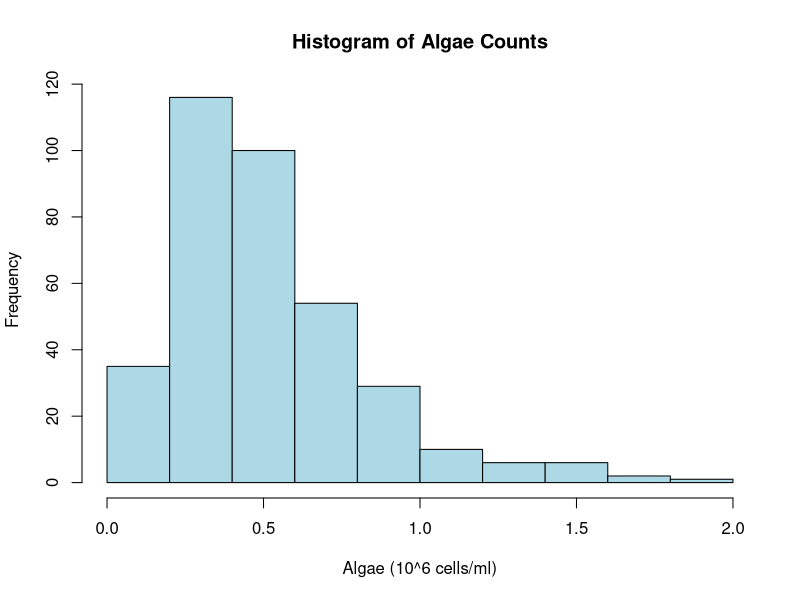
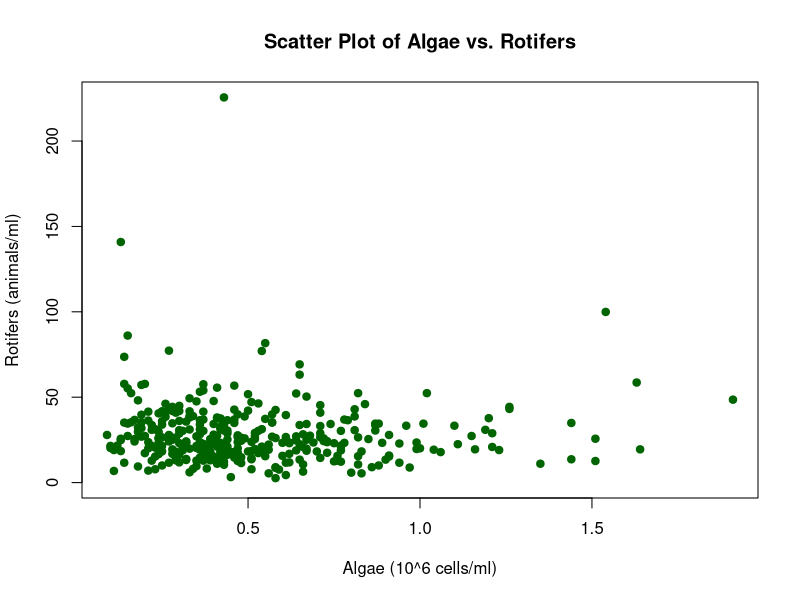
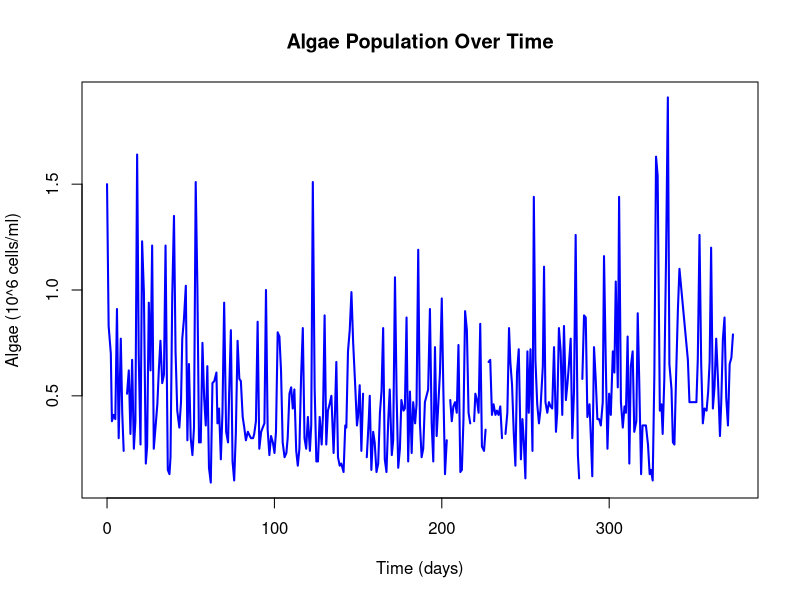
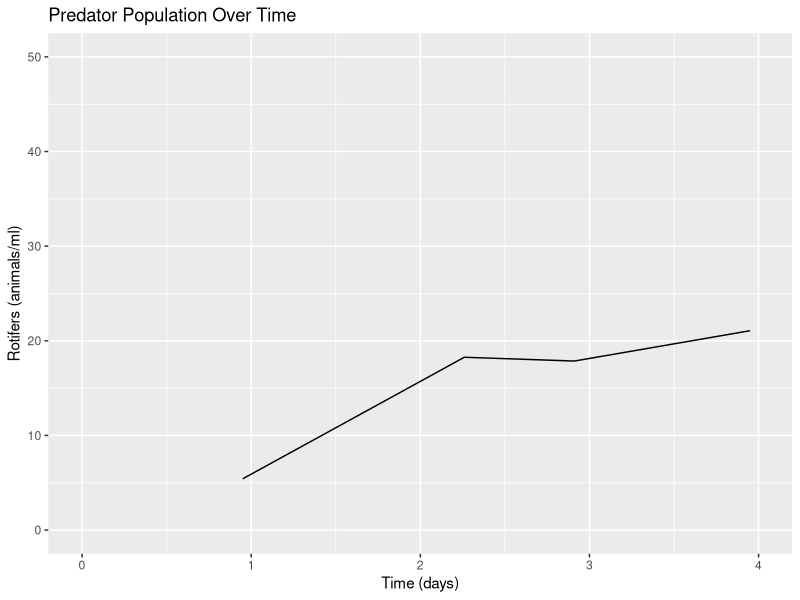
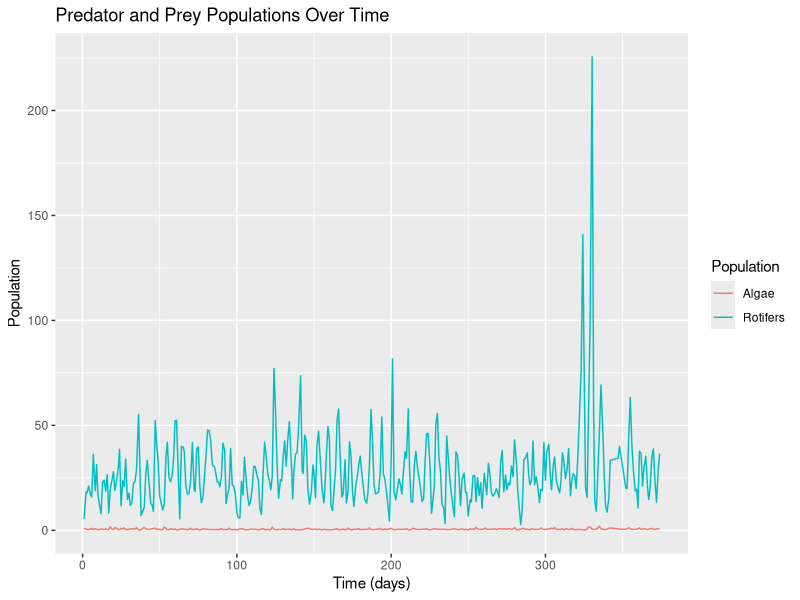
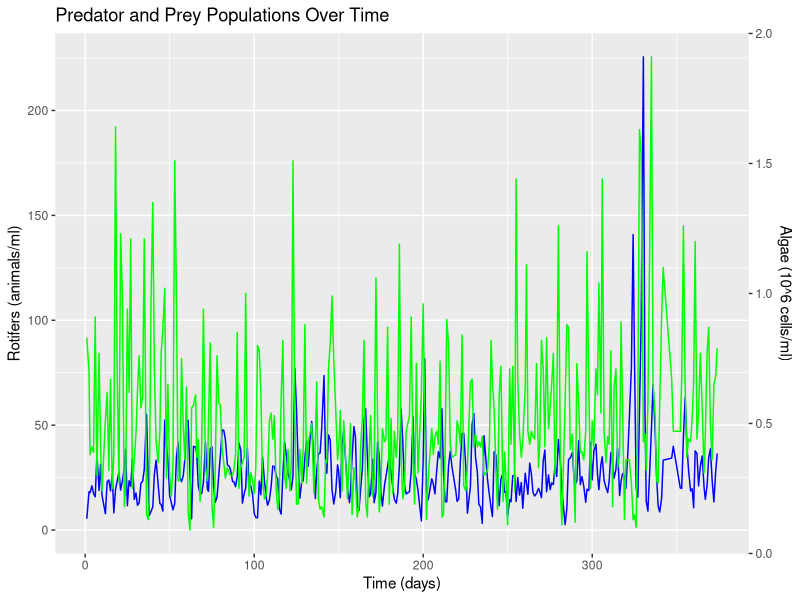
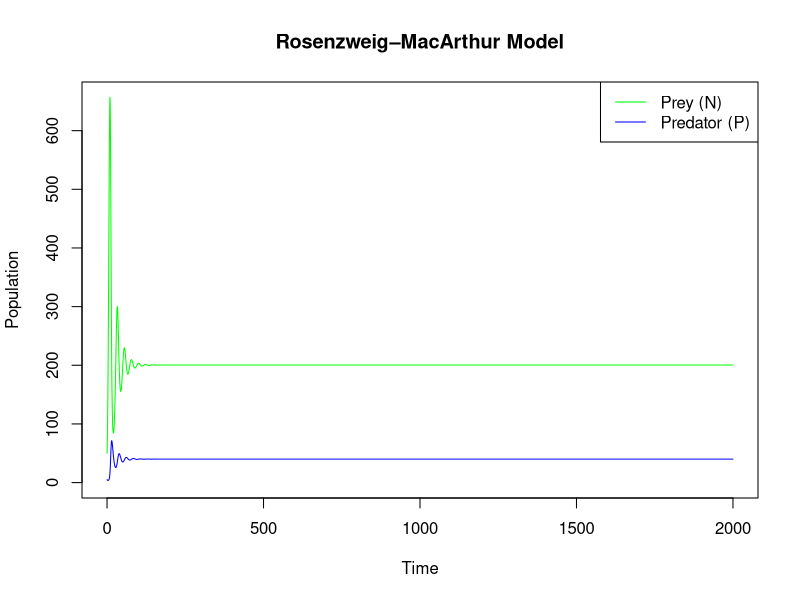
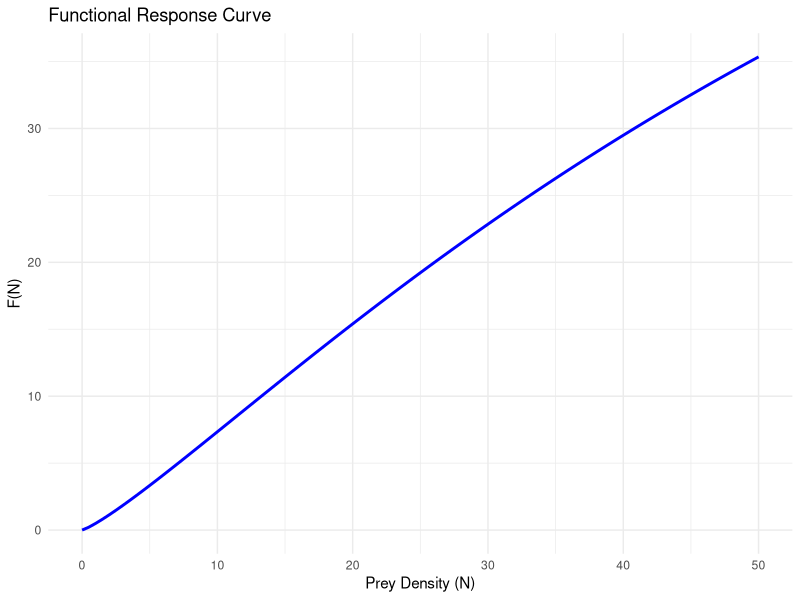

The R source for these figures, in order:
## ---- chunk 1
library(readr)
blasius_data <- read_csv("Blasius_et_al_2019.csv")
## ---- chunk 2
head(blasius_data)
## ---- chunk 3
summary(blasius_data)
## ---- chunk 4
dim(blasius_data)
## ---- chunk 5
names(blasius_data)
## ---- chunk 6
str(blasius_data)
## ---- chunk 7
names(blasius_data)
blasius_data$`algae (10^6 cells/ml)`
str(blasius_data)
## ---- chunk 8
hist(blasius_data$`algae (10^6 cells/ml)`,
     main = "Histogram of Algae Counts",
     xlab = "Algae (10^6 cells/ml)",
     col = "lightblue",
     border = "black")

plot(blasius_data$`algae (10^6 cells/ml)`, blasius_data$`rotifers (animals/ml)`,
     main = "Scatter Plot of Algae vs. Rotifers",
     xlab = "Algae (10^6 cells/ml)",
     ylab = "Rotifers (animals/ml)",
     pch = 19,
     col = "darkgreen")

plot(blasius_data$`time (days)`, blasius_data$`algae (10^6 cells/ml)`,
     type = "l",
     main = "Algae Population Over Time",
     xlab = "Time (days)",
     ylab = "Algae (10^6 cells/ml)",
     col = "blue",
     lwd = 2)
## ---- chunk 9
install.packages("tidyr")                           
library(tidyr)
## ---- chunk 10
library(dplyr)
library(tidyr)
blasius_data_cleaned <- blasius_data %>%
  drop_na()
View(blasius_data_cleaned)
## ---- chunk 11
library(ggplot2)
library(dplyr)

start_time <- 0
end_time <- 4

data_sub <- blasius_data_cleaned %>%
  filter(`time (days)` >= start_time, `time (days)` <= end_time)

ggplot(data_sub, aes(x = `time (days)`, y = `rotifers (animals/ml)`)) +
  geom_line() +
  xlim(start_time, end_time) +
  ylim(0, 50) +
  labs(title = "Predator Population Over Time",
       x = "Time (days)",
       y = "Rotifers (animals/ml)")
## ---- chunk 12
library(ggplot2)

ggplot(blasius_data_cleaned, aes(x = `time (days)`)) +
  geom_line(aes(y = `algae (10^6 cells/ml)`, color = "Algae")) +
  geom_line(aes(y = `rotifers (animals/ml)`, color = "Rotifers")) +
  labs(
    title = "Predator and Prey Populations Over Time",
    x = "Time (days)",
    y = "Population",
    color = "Population"
  )
## ---- chunk 13
library(scales)

ggplot(blasius_data_cleaned, aes(x = `time (days)`)) +
  geom_line(aes(y = `rotifers (animals/ml)`), color = "blue") +
  geom_line(
    aes(
      y = rescale(
        `algae (10^6 cells/ml)`, 
        to = c(0, max(blasius_data_cleaned$`rotifers (animals/ml)`))
      )
    ), 
    color = "green"
  ) +
  scale_y_continuous(
    name = "Rotifers (animals/ml)",
    sec.axis = sec_axis(
      ~ rescale(
        .x,
        from = c(0, max(blasius_data_cleaned$`rotifers (animals/ml)`)),
        to   = c(min(blasius_data_cleaned$`algae (10^6 cells/ml)`), 
                 max(blasius_data_cleaned$`algae (10^6 cells/ml)`))
      ), 
      name = "Algae (10^6 cells/ml)"
    )
  ) +
  labs(title = "Predator and Prey Populations Over Time", 
       x = "Time (days)")
## ---- chunk 14
library(deSolve)

params <- c(r = 0.5,  
            a = 0.01, 
            f = 0.1,  
            q = 0.2,  
            h = 0.001, 
            K = 1000) 

N0 <- 50  
P0 <- 5  
y0 <- c(N = N0, P = P0)

Time <- seq(0, 2000, by = 0.1)

rosenzweig_macarthur <- function(t, y, parms) {
  with(as.list(c(y, parms)), {
    dN <- r * N * (1 - N/K) - (a * N * P) / (1 + a * h * N)
    dP <- f * (a * N * P) / (1 + a * h * N) - q * P
    list(c(dN, dP))
  })
}

out <- ode(y = y0, times = Time, func = rosenzweig_macarthur, parms = params)

out_df <- as.data.frame(out)

plot(out_df$time, out_df$N, type = "l", col = "green", 
     xlab = "Time", ylab = "Population", ylim = c(0, max(out_df$N, out_df$P)),
     main = "Rosenzweig–MacArthur Model")
lines(out_df$time, out_df$P, col = "blue")
legend("topright", legend = c("Prey (N)", "Predator (P)"), 
       col = c("green", "blue"), lty = 1)
## ---- chunk 15
library(ggplot2)

b <- 0.5
q <- 0.2
h <- 0.01

df <- data.frame(N = seq(0, 50, length.out = 100))

ggplot(df, aes(x = N)) +
  stat_function(
    fun = function(x) {
      (b * x^(1 + q)) / (1 + b * h * x^(1 + q))
    },
    color = "blue",
    size = 1
  ) +
  labs(
    title = "Functional Response Curve",
    x = "Prey Density (N)",
    y = "F(N)"
  ) +
  theme_minimal()
